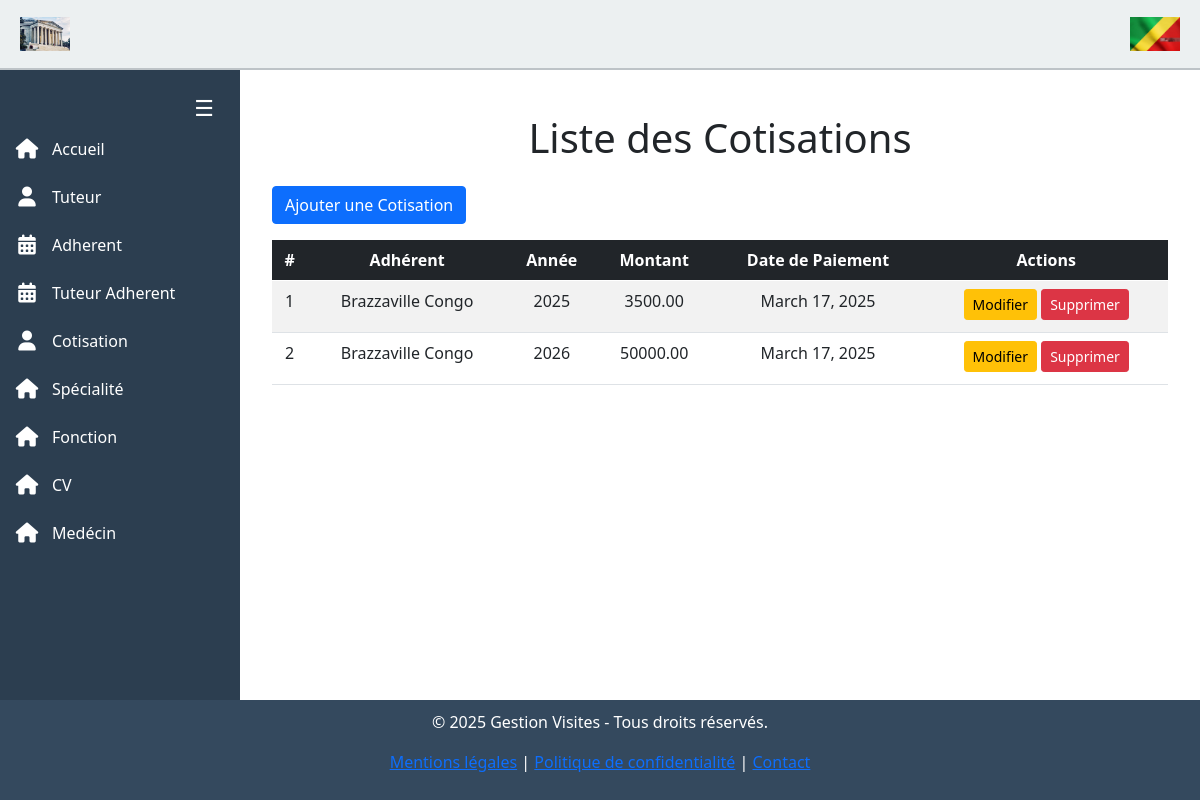
/cotisation/, run on an earlier commit of the app's database.
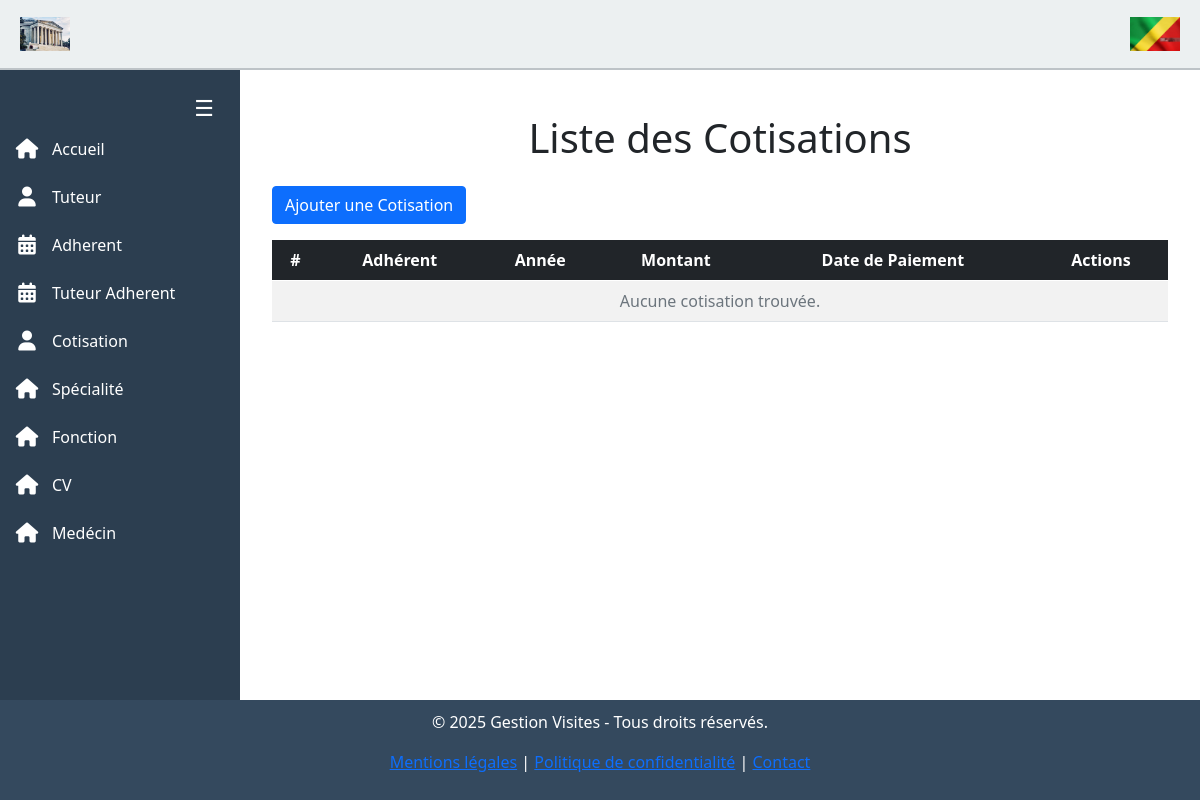
And on a later commit of the database.
### cotisation/models.py (models this page shows, shortened)
class Cotisation(models.Model):
    adherent = models.ForeignKey(Adherent, on_delete=models.CASCADE, related_name="cotisations")
    annee = models.IntegerField()
    montant = models.DecimalField(max_digits=10, decimal_places=2)
    date_paiement = models.DateField(auto_now_add=True)
    class Meta:
        unique_together = ('adherent', 'annee')  # Un adhérent ne peut payer qu'une seule cotisation par an

### user/models.py (models this page shows, shortened)
class User(models.Model):
    last_name = models.CharField(max_length=50, null=True, blank=False, validators=[validate_no_numbers])
    first_name = models.CharField(max_length=50, null=True, blank=True, validators=[validate_no_numbers])
    sexe = models.CharField(max_length=50, choices=[('Masculin', 'Masculin'), ('Féminin', 'Féminin')])
    date_naissance = models.DateField(null=True, blank=True)
    lieu_naissance = models.CharField(max_length=50, null=True, blank=True)
    lieu_residence = models.CharField(max_length=50, null=True, blank=True)
    adresse = models.CharField(max_length=50, null=True, blank=True)
    email = models.EmailField(max_length=40, unique=True, default='example@example.com')
    telephone = models.CharField(max_length=15, blank=True, null=True)
    date_creation = models.DateTimeField(auto_now_add=True)
    image = models.ImageField(default="1.png", upload_to='adherent/', blank=True, null=True)
    groups = models.ManyToManyField(
        'auth.Group',
        related_name="custom_user_groups",
        blank=True
    )
    user_permissions = models.ManyToManyField(
        'auth.Permission',
        related_name="custom_user_permissions",
        blank=True
    )

### cotisation/views.py (the view)
# urls.py: path('', views.cotisation_list, name='cotisation'),  # Liste des cotisations
def cotisation_list(request):
    cotisations = Cotisation.objects.all().order_by('-date_paiement')
    return render(request, 'cotisation/cotisation_list.html', {'cotisations': cotisations})

### cotisation/templates/cotisation/cotisation_list.html (shortened to what this page needs)
{% extends 'template_base.html' %}
{% block contenue %}
<div class="container mt-4">
    <h1 class="text-center mb-4">Liste des Cotisations</h1>
    <div class="d-flex justify-content-between align-items-center mb-3">
        <a href="{% url 'cotisation:cotisation_create' %}" class="btn btn-primary">
             Ajouter une Cotisation
        </a>
    </div>
    <div class="table-responsive">
        <table class="table table-striped table-hover text-center">
            <thead class="table-dark">
                <tr>
                    <th>#</th>
                    <th>Adhérent</th>
                    <th>Année</th>
                    <th>Montant</th>
                    <th>Date de Paiement</th>
                    <th>Actions</th>
                </tr>
            </thead>
            <tbody>
                {% for cotisation in cotisations %}
                <tr>
                    <td>{{ cotisation.id }}</td>
                    <td>{{ cotisation.adherent.last_name }} {{ cotisation.adherent.first_name }}</td>
                    <td>{{ cotisation.annee }}</td>
                    <td>{{ cotisation.montant }}</td>
                    <td>{{ cotisation.date_paiement }}</td>
                    <td>
                        <a href="{% url 'cotisation:cotisation_modifier' cotisation.id %}" class="btn btn-warning btn-sm mb-1">
                             Modifier
                        </a>
                        <a href="{% url 'cotisation:cotisation_supprimer' cotisation.id %}" class="btn btn-danger btn-sm mb-1">
                             Supprimer
                        </a>
                    </td>
                </tr>
                {% empty %}
                <tr>
                    <td colspan="6" class="text-center text-muted">Aucune cotisation trouvée.</td>
                </tr>
                {% endfor %}
            </tbody>
        </table>
    </div>
</div>
{% endblock %}

What changed in the data, as far as the page shows it:
removed Cotisation: id "1", adherent.last_name "Brazzaville", adherent.first_name "Congo", annee "2025", montant "3500.00", date_paiement "March 17, 2025"
removed Cotisation: id "2", adherent.last_name "Brazzaville", adherent.first_name "Congo", annee "2026", montant "50000.00", date_paiement "March 17, 2025"
Also different on the page:
text now shown: "Aucune cotisation trouvée."
